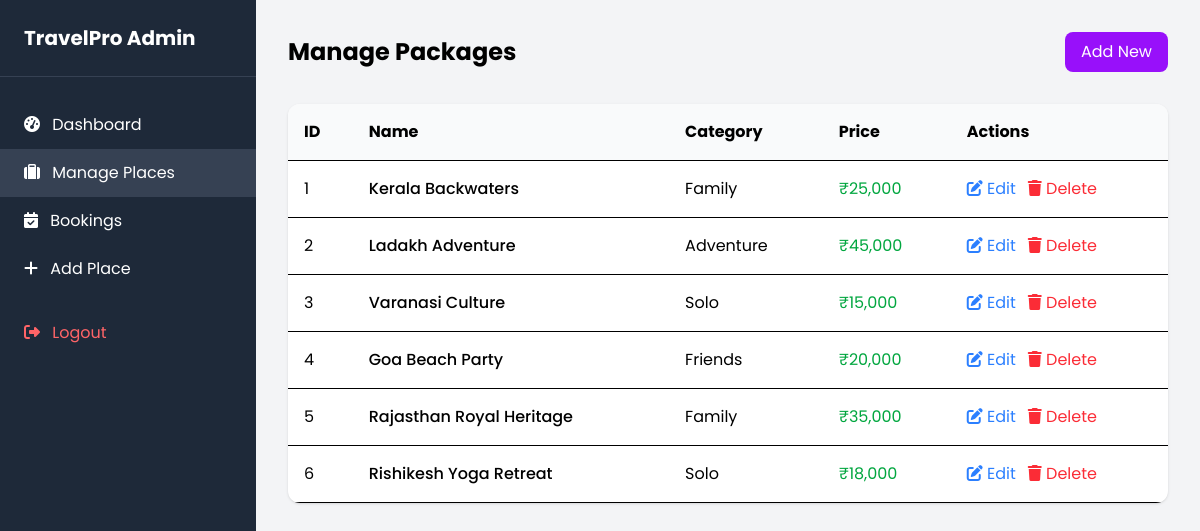
The page /admin/manage_places.php (signed in) on the database its author committed.
### tables this page shows
CREATE TABLE places (
    id INT AUTO_INCREMENT PRIMARY KEY,
    name VARCHAR(255) NOT NULL,
    image_path VARCHAR(255) NOT NULL,
    image2_path VARCHAR(255) NULL,
    image3_path VARCHAR(255) NULL,
    price DECIMAL(10, 2) NOT NULL,
    category VARCHAR(50) DEFAULT 'General',
    discount_percent INT DEFAULT 0,
    description TEXT NOT NULL,
    location VARCHAR(255),
     
    duration VARCHAR(100) DEFAULT 'Flexible',
    group_size VARCHAR(100) DEFAULT '1-50 People',
    languages VARCHAR(100) DEFAULT 'English, Hindi',
     
    inc_hotel TINYINT(1) DEFAULT 1,
    inc_meals TINYINT(1) DEFAULT 1,
    inc_tours TINYINT(1) DEFAULT 1,
    inc_transfers TINYINT(1) DEFAULT 1,
    inc_insurance TINYINT(1) DEFAULT 1,
    inc_support TINYINT(1) DEFAULT 1,
    inc_custom TEXT,
     
    exc_flights TINYINT(1) DEFAULT 1,
    exc_visa TINYINT(1) DEFAULT 1,
    exc_personal TINYINT(1) DEFAULT 1,
    exc_tips TINYINT(1) DEFAULT 1,
    exc_custom TEXT,
     
    itinerary TEXT,
    created_at TIMESTAMP DEFAULT CURRENT_TIMESTAMP
);

### admin/manage_places.php (the view, shortened to what this page needs)
<?php
include '../config/db.php';
?>
<!DOCTYPE html>
<html lang="en">
<head>
    <script src="https://cdn.jsdelivr.net/npm/@tailwindcss/browser@4"></script>
    <link rel="stylesheet" href="https://cdnjs.cloudflare.com/ajax/libs/font-awesome/6.4.0/css/all.min.css">
    <link rel="stylesheet" href="../assets/css/style.css">
</head>
<body class="bg-gray-100">
    <div class="flex min-h-screen">
        <aside class="w-64 bg-gray-800 text-white fixed h-full">
            <div class="p-6 border-b border-gray-700">
                <h1 class="text-xl font-bold">TravelPro Admin</h1>
            </div>
            <nav class="mt-6">
                <a href="dashboard.php" class="block px-6 py-3 hover:bg-gray-700"><i class="fas fa-tachometer-alt mr-2"></i> Dashboard</a>
                <a href="manage_places.php" class="block px-6 py-3 bg-gray-700"><i class="fas fa-suitcase mr-2"></i> Manage Places</a>
                <a href="manage_bookings.php" class="block px-6 py-3 hover:bg-gray-700"><i class="fas fa-calendar-check mr-2"></i> Bookings</a>
                <a href="add_place.php" class="block px-6 py-3 hover:bg-gray-700"><i class="fas fa-plus mr-2"></i> Add Place</a>
                <a href="logout.php" class="block px-6 py-3 text-red-400 hover:bg-gray-700 mt-4"><i class="fas fa-sign-out-alt mr-2"></i> Logout</a>
            </nav>
        </aside>
        <div class="ml-64 flex-1 p-8">
            <div class="flex justify-between items-center mb-8">
                <h1 class="text-2xl font-bold">Manage Packages</h1>
                <a href="add_place.php" class="bg-purple-600 text-white px-4 py-2 rounded-lg hover:bg-purple-700">Add New</a>
            </div>
            <div class="bg-white rounded-xl shadow overflow-hidden">
                <table class="w-full text-left">
                    <thead class="bg-gray-50 border-b">
                        <tr>
                            <th class="p-4">ID</th>
                            <th class="p-4">Name</th>
                            <th class="p-4">Category</th>
                            <th class="p-4">Price</th>
                            <th class="p-4">Actions</th>
                        </tr>
                    </thead>
                    <tbody>
                        <?php
                        $result = $conn->query("SELECT * FROM places");
                        while($row = $result->fetch_assoc()): ?>
                        <tr class="border-b hover:bg-gray-50">
                            <td class="p-4"><?php echo $row['id']; ?></td>
                            <td class="p-4 font-medium"><?php echo htmlspecialchars($row['name']); ?></td>
                            <td class="p-4"><?php echo htmlspecialchars($row['category']); ?></td>
                            <td class="p-4 text-green-600">₹<?php echo number_format($row['price']); ?></td>
                            <td class="p-4 flex gap-3">
                                <a href="edit_place.php?id=<?php echo $row['id']; ?>" class="text-blue-500 hover:text-blue-700"><i class="fas fa-edit"></i> Edit</a>
                                <a href="?delete=<?php echo $row['id']; ?>" class="text-red-500 hover:text-red-700" onclick="return confirm('Delete this package?')"><i class="fas fa-trash"></i> Delete</a>
                            </td>
                        </tr>
                        <?php endwhile; ?>
                    </tbody>
                </table>
            </div>
        </div>
    </div>
</body>
</html>

### asset/css/style.css (style rules this page uses)
* { font-family: 'Poppins', sans-serif; }

### rows shown on the page
places: id "1", name "Kerala Backwaters", category "Family", price "25,000"
places: id "2", name "Ladakh Adventure", category "Adventure", price "45,000"
places: id "3", name "Varanasi Culture", category "Solo", price "15,000"
places: id "4", name "Goa Beach Party", category "Friends", price "20,000"
places: id "5", name "Rajasthan Royal Heritage", category "Family", price "35,000"
places: id "6", name "Rishikesh Yoga Retreat", category "Solo", price "18,000"
